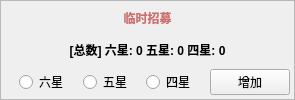
              <widget class="QFrame" name="frame_4">
               <property name="styleSheet">
                <string notr="true"/>
               </property>
               <property name="frameShape">
                <enum>QFrame::StyledPanel</enum>
               </property>
               <property name="frameShadow">
                <enum>QFrame::Plain</enum>
               </property>
               <layout class="QVBoxLayout" name="verticalLayout_8" stretch="0,0,1">
                <property name="leftMargin">
                 <number>4</number>
                </property>
                <property name="topMargin">
                 <number>4</number>
                </property>
                <property name="rightMargin">
                 <number>4</number>
                </property>
                <property name="bottomMargin">
                 <number>4</number>
                </property>
                <item>
                 <widget class="QLabel" name="label_25">
                  <property name="font">
                   <font>
                    <pointsize>9</pointsize>
                    <italic>false</italic>
                    <bold>true</bold>
                   </font>
                  </property>
                  <property name="styleSheet">
                   <string notr="true">color: #CC6E6E</string>
                  </property>
                  <property name="text">
                   <string>临时招募</string>
                  </property>
                  <property name="alignment">
                   <set>Qt::AlignCenter</set>
                  </property>
                 </widget>
                </item>
                <item>
                 <widget class="QLabel" name="labelHeaderTemp">
                  <property name="font">
                   <font>
                    <pointsize>9</pointsize>
                    <italic>false</italic>
                    <bold>true</bold>
                   </font>
                  </property>
                  <property name="text">
                   <string>[总数] 六星: 0 五星: 0 四星: 0</string>
                  </property>
                  <property name="alignment">
                   <set>Qt::AlignCenter</set>
                  </property>
                 </widget>
                </item>
                <item>
                 <layout class="QHBoxLayout" name="horizontalLayout_11" stretch="1,4,4,4,0">
                  <item>
                   <spacer name="horizontalSpacer_6">
                    <property name="orientation">
                     <enum>Qt::Horizontal</enum>
                    </property>
                    <property name="sizeHint" stdset="0">
                     <size>
                      <width>40</width>
                      <height>20</height>
                     </size>
                    </property>
                   </spacer>
                  </item>
                  <item>
                   <widget class="QRadioButton" name="radioButtonTempSix">
                    <property name="text">
                     <string>六星</string>
                    </property>
                   </widget>
                  </item>
                  <item>
                   <widget class="QRadioButton" name="radioButtonTempFive">
                    <property name="text">
                     <string>五星</string>
                    </property>
                   </widget>
                  </item>
                  <item>
                   <widget class="QRadioButton" name="radioButtonTempFour">
                    <property name="text">
                     <string>四星</string>
                    </property>
                   </widget>
                  </item>
                  <item>
                   <widget class="QPushButton" name="pushButtonSubmitTemp">
                    <property name="text">
                     <string>增加</string>
                    </property>
                   </widget>
                  </item>
                 </layout>
                </item>
               </layout>
              </widget>
